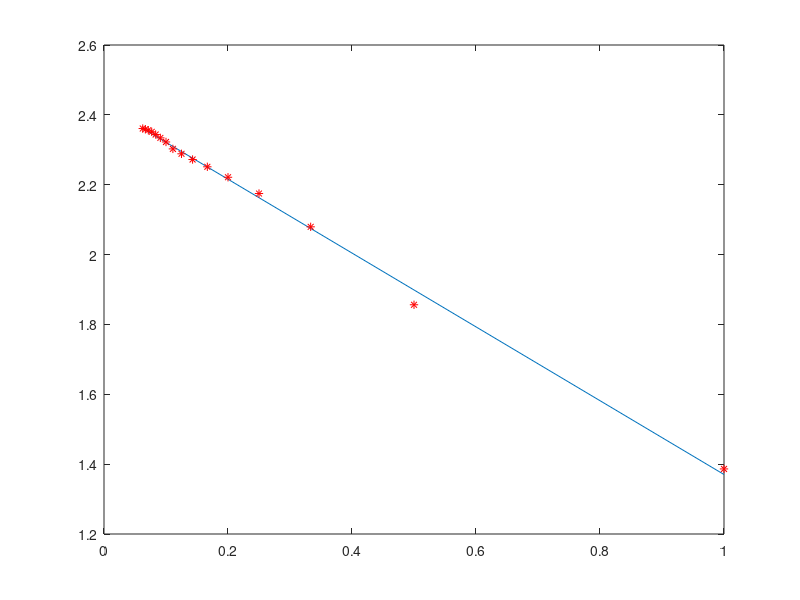

This figure's MATLAB source:
% clear;
% t = 0:0.5:5;
% s = 1 * t + 0.2 * t .* t;
% se = [0.5 -0.18 -0.01 0.130 0.1 0.31 -0.22 -0.31 0.2 0.4 -0.14];
% ss = s + se;
% P = polyfit(t, ss,2);
% y = polyval(P, t);
% plot(t, y, t, ss, 'r*')

clear all
t=1:16;
y=[4.00 6.40 8.00 8.80 9.22 9.50 9.70 9.86 10.00 10.20 10.32 10.42 10.50 10.55 10.58 10.60];
Y=log(y);
T=t.^(-1);
P=polyfit(T,Y,1);
y1=polyval(P,T);
plot(T,y1,T,Y,'r*')
a=exp(P(2))
b=P(1)
fprintf('y=%.4fe^(%.4f/t)\n',a,b)
% 结果：
% a =

%    11.3252


% b =

%    -1.0567

% y=11.3252e^(-1.0567/t)